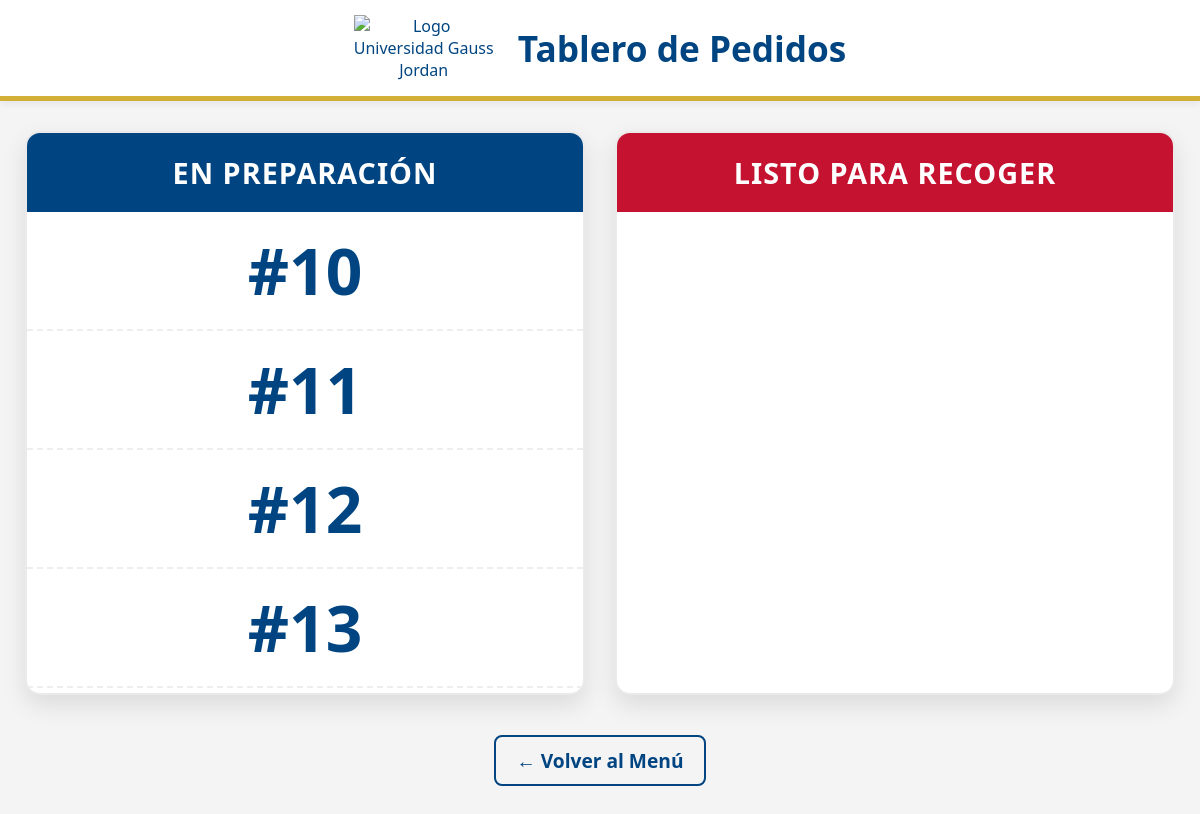
Page /pedidos on the earlier database version.
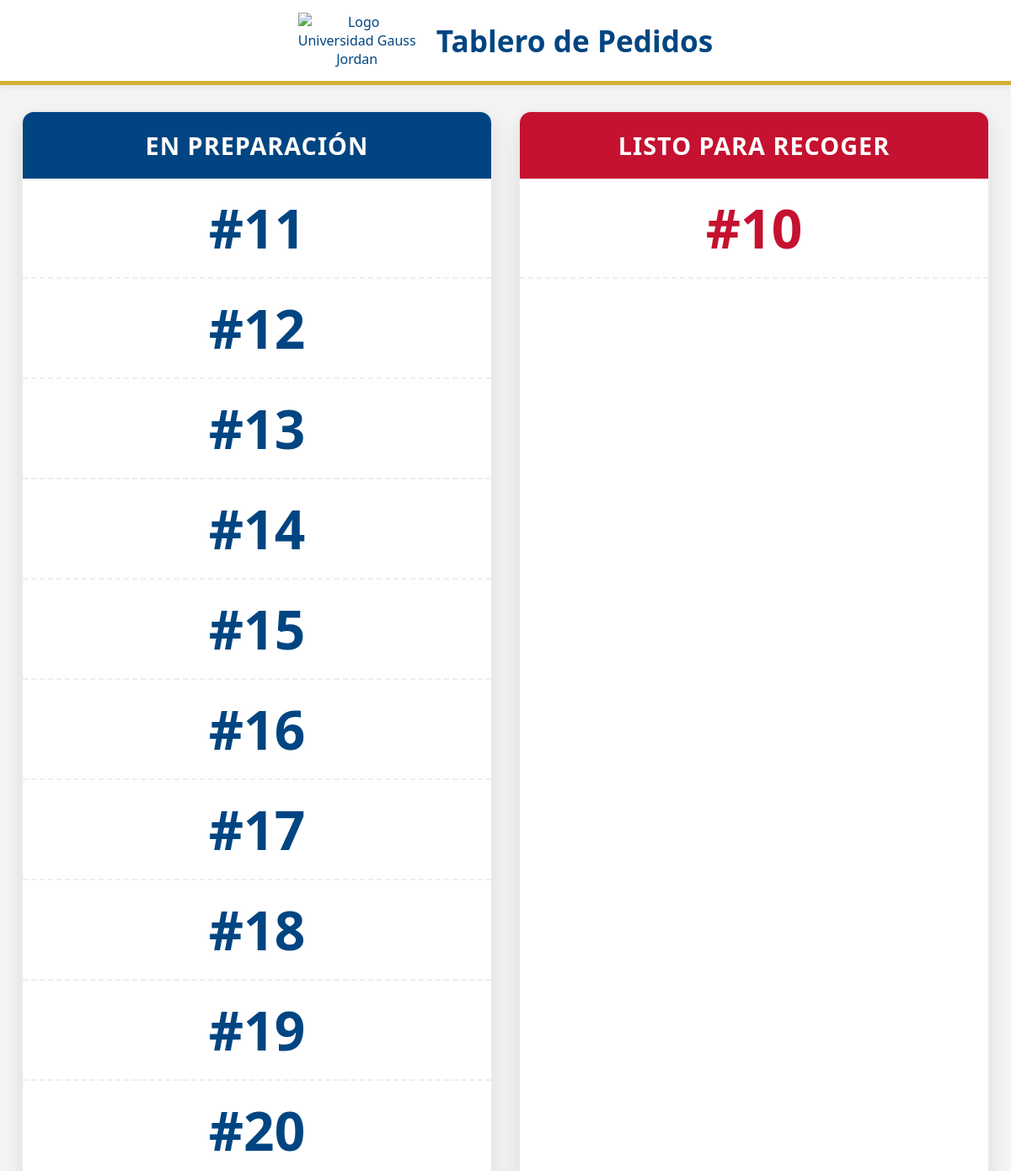
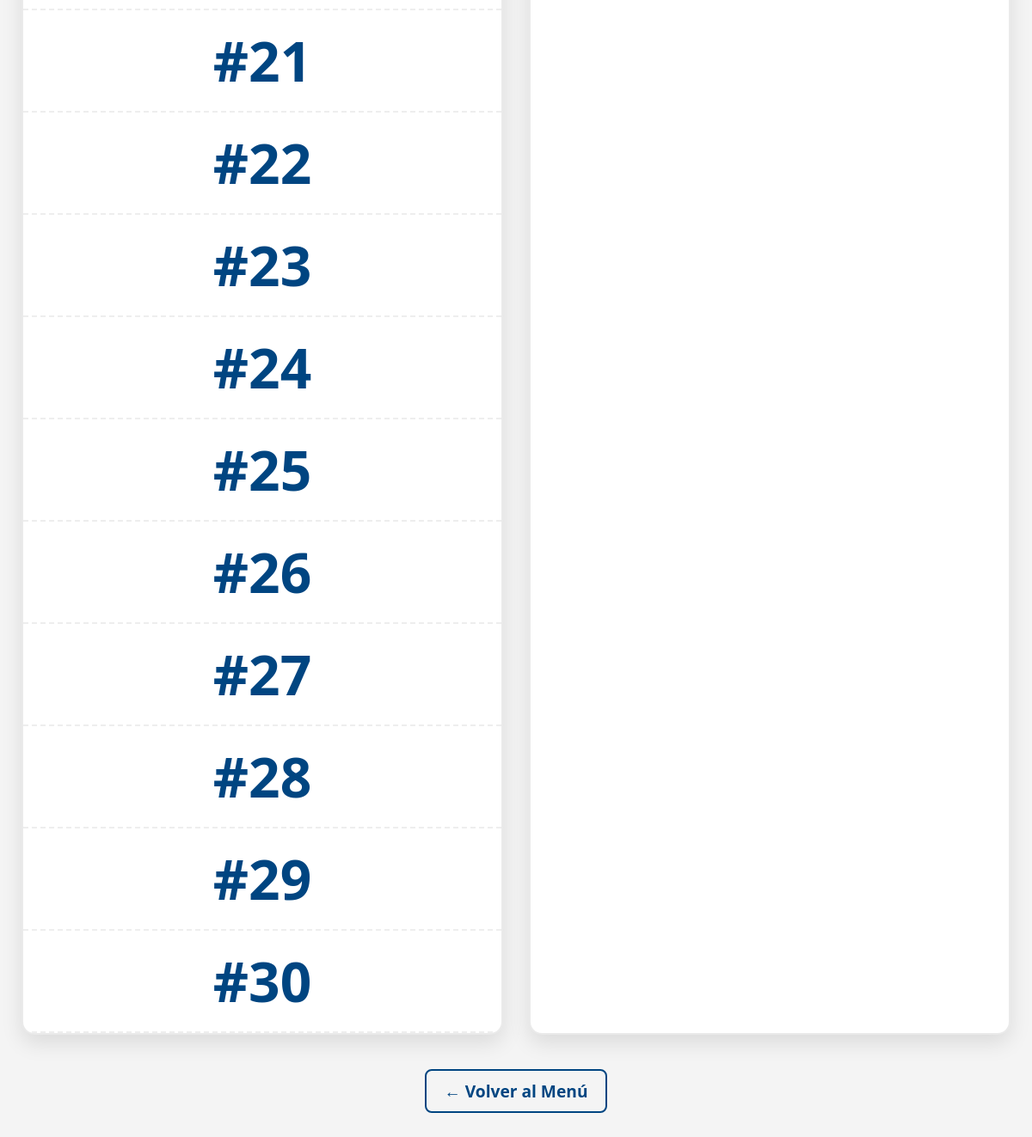
Same page on the later database version (2 pictures, top to bottom).
### tables this page shows
CREATE TABLE Pedidos (
        id_pedido INTEGER PRIMARY KEY AUTOINCREMENT,
        nombre_cliente TEXT,
        producto TEXT,           
        fecha_pedido DATE,
        hora_pedido TIME,
        estado TEXT,
        metodo_pago TEXT,
        hora_pago TIME,
        total REAL,
        timestamp_listo TEXT   -- <--- NUEVA COLUMNA PARA EL CRONÓMETRO DE 5 MIN
    );

### rutas/cocina.py (the view)
@cocina_bp.route("/pedidos")
def ver_pedidos():
    conexion = conectar_db()
    cursor = conexion.cursor()
    cursor.execute("SELECT id_pedido, timestamp_listo FROM Pedidos WHERE estado='Listo'")
    listos = cursor.fetchall()
    ahora = datetime.datetime.now()
    for pedido in listos:
        id_pedido = pedido[0]
        timestamp_str = pedido[1]
        if timestamp_str:
            tiempo_listo = datetime.datetime.strptime(timestamp_str, "%Y-%m-%d %H:%M:%S")
            if (ahora - tiempo_listo).total_seconds() >= 300:
                cursor.execute("UPDATE Pedidos SET estado='Entregado' WHERE id_pedido=?", (id_pedido,))
    conexion.commit()
    cursor.execute("SELECT id_pedido, nombre_cliente, producto, estado FROM Pedidos WHERE estado != 'Entregado' ORDER BY id_pedido ASC")
    pedidos = cursor.fetchall()
    conexion.close()
    return render_template("pedidos.html", pedidos=pedidos)

### db_manager.py (called while the page is built)
def conectar_db():
    return sqlite3.connect("database.db", check_same_thread=False)

### templates/pedidos.html (shortened to what this page needs)
<!DOCTYPE html>
<html lang="es">
<head>
</head>
<body>
    <div class="header">
        <img src="https://gaussjordan.edu.mx/images/rrss/logo.webp" alt="Logo Universidad Gauss Jordan" class="logo">
        <h1>Tablero de Pedidos</h1>
    </div>
    <div class="tablero">
        <div class="columna">
    <h2 class="titulo-preparacion">En preparación</h2>
    <ul class="lista-ids" id="lista-preparacion">
        {% for pedido in pedidos %}
            {% if pedido[3] == 'Pendiente' %}
                <li class="preparacion-item">#{{ pedido[0] }}</li>
            {% endif %}
        {% endfor %}
    </ul>
</div>
        <div class="columna">
    <h2 class="titulo-listo">Listo para recoger</h2>
    <ul class="lista-ids" id="lista-listo">
        {% for pedido in pedidos %}
            {% if pedido[3] == 'Listo' %}
                <li class="listo-item">#{{ pedido[0] }}</li>
            {% endif %}
        {% endfor %}
    </ul>
</div>
    </div>
    <a href="/" class="volver-btn">← Volver al Menú</a>
</body>
</html>

Differences in the rows shown:
added Pedidos: id_pedido "14", shown under "EN PREPARACIÓN"
added Pedidos: id_pedido "15", shown under "EN PREPARACIÓN"
added Pedidos: id_pedido "16", shown under "EN PREPARACIÓN"
added Pedidos: id_pedido "17", shown under "EN PREPARACIÓN"
added Pedidos: id_pedido "18", shown under "EN PREPARACIÓN"
added Pedidos: id_pedido "19", shown under "EN PREPARACIÓN"
added Pedidos: id_pedido "20", shown under "EN PREPARACIÓN"
added Pedidos: id_pedido "21", shown under "EN PREPARACIÓN"
added Pedidos: id_pedido "22", shown under "EN PREPARACIÓN"
added Pedidos: id_pedido "23", shown under "EN PREPARACIÓN"
added Pedidos: id_pedido "24", shown under "EN PREPARACIÓN"
added Pedidos: id_pedido "25", shown under "EN PREPARACIÓN"
added Pedidos: id_pedido "26", shown under "EN PREPARACIÓN"
added Pedidos: id_pedido "27", shown under "EN PREPARACIÓN"
added Pedidos: id_pedido "28", shown under "EN PREPARACIÓN"
added Pedidos: id_pedido "29", shown under "EN PREPARACIÓN"
added Pedidos: id_pedido "30", shown under "EN PREPARACIÓN"
changed Pedidos id 10: moves from the list under "EN PREPARACIÓN" to the list under "LISTO PARA RECOGER"
